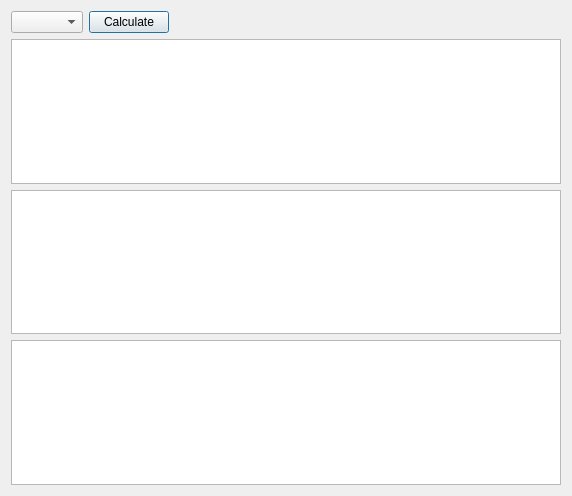
<?xml version="1.0" encoding="UTF-8"?>
<ui version="4.0">
 <class>my_dialog</class>
 <widget class="QDialog" name="my_dialog">
  <property name="geometry">
   <rect>
    <x>0</x>
    <y>0</y>
    <width>572</width>
    <height>496</height>
   </rect>
  </property>
  <property name="windowTitle">
   <string>my_dialog</string>
  </property>
  <layout class="QVBoxLayout" name="verticalLayout">
   <item>
    <layout class="QHBoxLayout" name="horizontalLayout">
     <item>
      <widget class="QComboBox" name="comboBox"/>
     </item>
     <item>
      <widget class="QPushButton" name="pushButton">
       <property name="text">
        <string>Calculate</string>
       </property>
      </widget>
     </item>
     <item>
      <spacer name="horizontalSpacer">
       <property name="orientation">
        <enum>Qt::Horizontal</enum>
       </property>
       <property name="sizeType">
        <enum>QSizePolicy::MinimumExpanding</enum>
       </property>
       <property name="sizeHint" stdset="0">
        <size>
         <width>40</width>
         <height>20</height>
        </size>
       </property>
      </spacer>
     </item>
    </layout>
   </item>
   <item>
    <widget class="QTableView" name="tableView">
     <attribute name="horizontalHeaderDefaultSectionSize">
      <number>100</number>
     </attribute>
    </widget>
   </item>
   <item>
    <widget class="QTableView" name="tableView_2">
     <attribute name="horizontalHeaderDefaultSectionSize">
      <number>100</number>
     </attribute>
    </widget>
   </item>
   <item>
    <widget class="QTableView" name="tableView_3">
     <attribute name="horizontalHeaderDefaultSectionSize">
      <number>85</number>
     </attribute>
    </widget>
   </item>
  </layout>
 </widget>
 <layoutdefault spacing="6" margin="11"/>
 <resources/>
 <connections/>
</ui>
